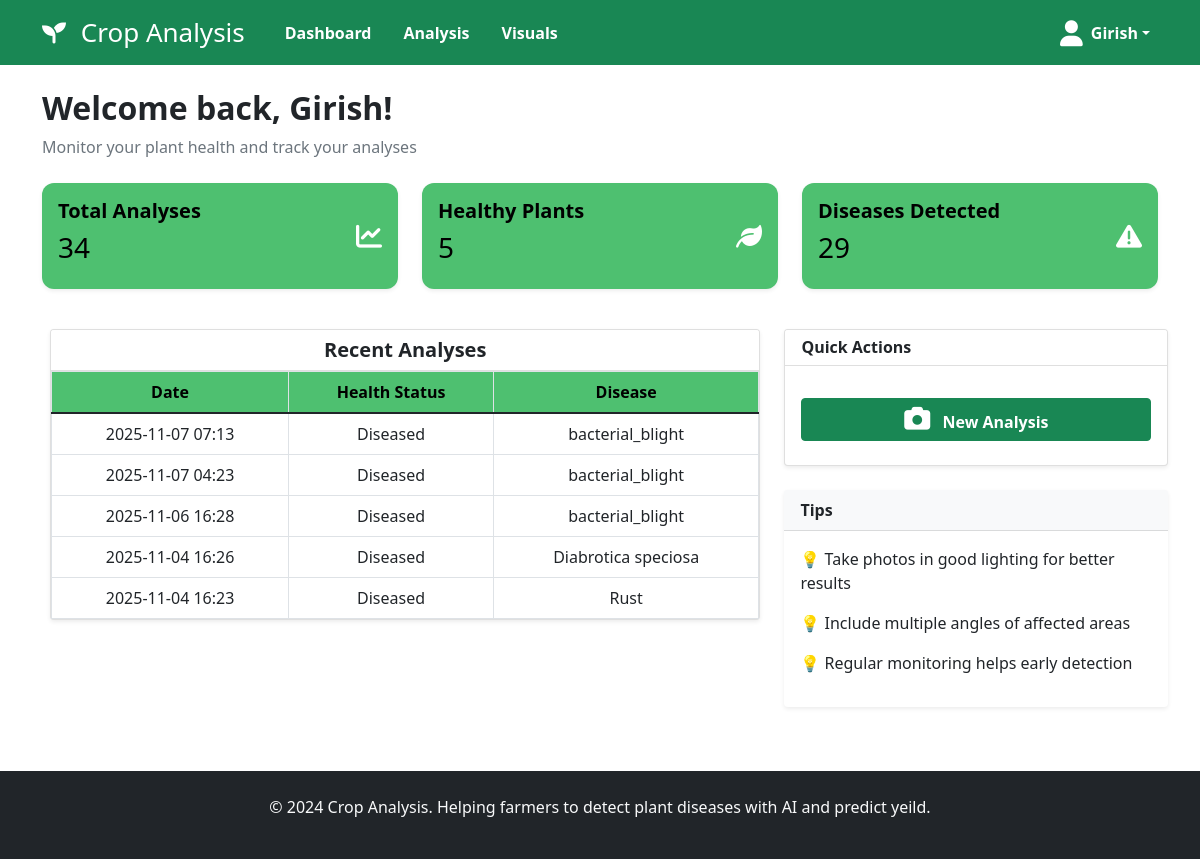
Page /dashboard (signed in) on the earlier database version.
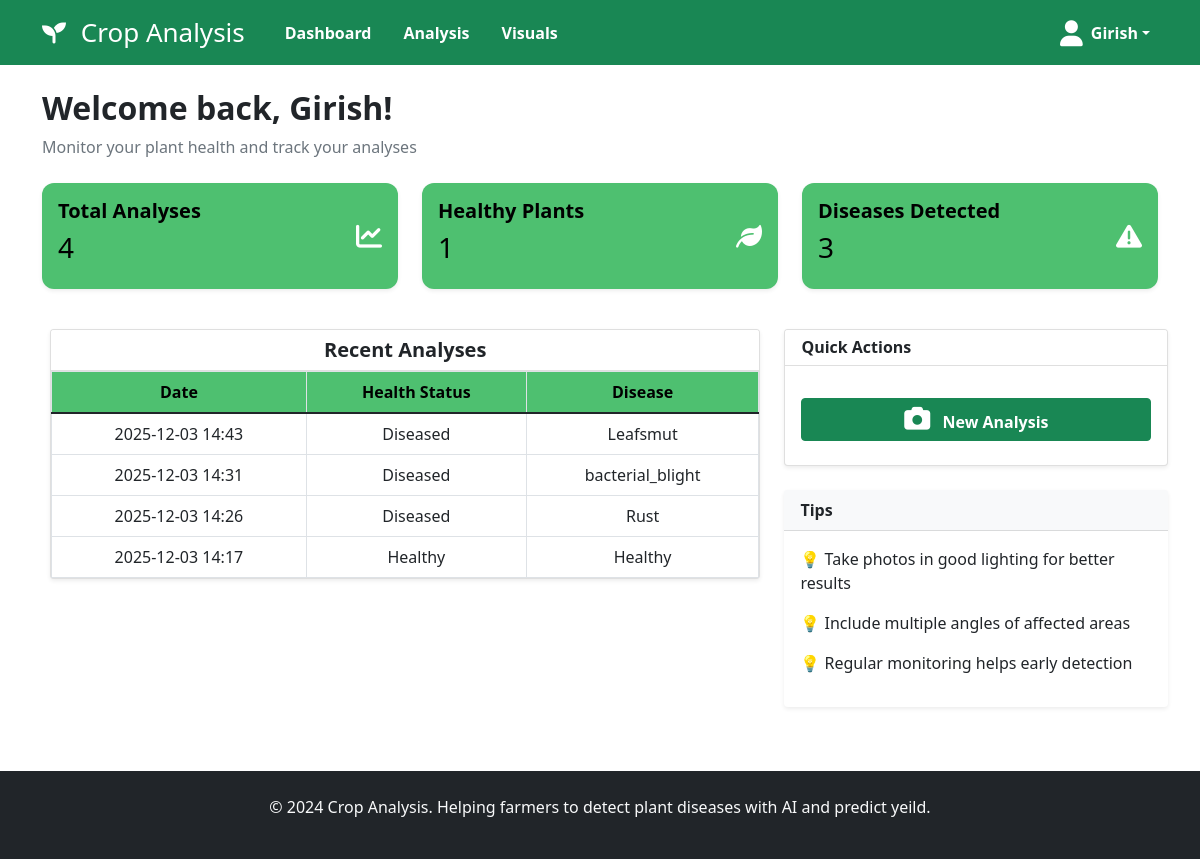
Same page on the later database version.
### app.py (models this page shows)
class User(UserMixin, db.Model):
    id = db.Column(db.Integer, primary_key=True)
    username = db.Column(db.String(80), unique=True, nullable=False)
    email = db.Column(db.String(120), unique=True, nullable=False)
    password_hash = db.Column(db.String(200), nullable=False)
    analyses = db.relationship("CropData", backref="user", lazy=True)

class CropData(db.Model):
    id = db.Column(db.Integer, primary_key=True)
    crop_type = db.Column(db.String(50), nullable=False)
    disease_status = db.Column(db.Integer, nullable=False)
    disease_name = db.Column(db.String(100), nullable=True)
    yield_prediction = db.Column(db.String(100), nullable=True)
    created_at = db.Column(db.DateTime, default=datetime.utcnow)
    user_id = db.Column(db.Integer, db.ForeignKey('user.id'))

### app.py (the view)
@app.route('/dashboard')
@login_required
def dashboard():
    analyses = (CropData.query
                .filter_by(user_id=current_user.id)
                .order_by(CropData.created_at.desc())
                .all())
    total_analyses = len(analyses)
    healthy_plants = sum(1 for a in analyses if a.disease_status == 0)
    diseases_detected = total_analyses - healthy_plants
    recent_analyses = analyses[:5]
    return render_template('dashboard.html',
                           username=current_user.username,
                           total_analyses=total_analyses,
                           healthy_plants=healthy_plants,
                           diseases_detected=diseases_detected,
                           recent_analyses=recent_analyses)

### app.py (called while the page is built)
@login_manager.user_loader
def load_user(user_id):
    return db.session.get(User, int(user_id))

### templates/dashboard.html (shortened to what this page needs)
<!DOCTYPE html>
<html lang="en">
  <head>
    <link
      href="https://cdn.jsdelivr.net/npm/bootstrap@5.1.3/dist/css/bootstrap.min.css"
      rel="stylesheet"
    />
    <link
      href="https://cdnjs.cloudflare.com/ajax/libs/font-awesome/6.0.0/css/all.min.css"
      rel="stylesheet"
    />
    <link
      rel="stylesheet"
      href="{{ url_for('static', filename='css/style.css') }}"
    />
  </head>
  <body>
    <nav class="navbar navbar-expand-lg navbar-dark bg-success">
      <div class="container">
        <a class="navbar-brand" href="#">
          <i
            class="fa-solid fa-seedling"
            style="font-size: 24px; color: white; margin-right: 8px"
          ></i>
          Crop Analysis
        </a>
        <div class="collapse navbar-collapse" id="navbarNav">
          <ul class="navbar-nav ms-3 flex-lg-row">
            <li class="nav-item me-lg-3">
              <a class="nav-link custome-link" href="{{ url_for('dashboard') }}"
                >Dashboard</a
              >
            </li>
            <li class="nav-item me-lg-3">
              <a class="nav-link custome-link" href="{{ url_for('analyze') }}"
                >Analysis</a
              >
            </li>
            <li class="nav-item">
              <a class="nav-link custome-link" href="{{ url_for('visualize_yield') }}">Visuals</a>
            </li>
          </ul>
          <ul class="navbar-nav ms-auto">
            <li class="nav-item dropdown">
              <a
                class="nav-link dropdown-toggle d-flex align-items-center"
                href="#"
                id="userDropdown"
                role="button"
                data-bs-toggle="dropdown"
                aria-expanded="false"
              >
                <i class="fa-solid fa-user me-2"></i>
                <span id="username"> {{ username }}</span>
              </a>
            </li>
          </ul>
        </div>
      </div>
    </nav>
    <div class="container mt-4">
      <h2 class="fw-bold">
        Welcome back, <span id="username">{{ username }}</span>!
      </h2>
      <p class="text-muted">
        Monitor your plant health and track your analyses
      </p>
      <div class="row mt-4">
        <div class="col-md-4 mb-3">
          <div
            class="card shadow-sm border-0"
            style="background-color: #4ec070; color: black; border-radius: 12px"
          >
            <div
              class="card-body d-flex justify-content-between align-items-center"
            >
              <div>
                <h5 class="fw-bold">Total Analyses</h5>
                <h3>{{ total_analyses }}</h3>
              </div>
              <i class="fa-solid fa-chart-line fa-2x"></i>
            </div>
          </div>
        </div>
        <div class="col-md-4 mb-3">
          <div
            class="card shadow-sm border-0"
            style="background-color: #4ec070; color: black; border-radius: 12px"
          >
            <div
              class="card-body d-flex justify-content-between align-items-center"
            >
              <div>
                <h5 class="fw-bold">Healthy Plants</h5>
                <h3>{{ healthy_plants }}</h3>
              </div>
              <i class="fa-solid fa-leaf fa-2x"></i>
            </div>
          </div>
        </div>
        <div class="col-md-4 mb-3">
          <div
            class="card shadow-sm border-0"
            style="background-color: #4ec070; color: black; border-radius: 12px"
          >
            <div
              class="card-body d-flex justify-content-between align-items-center"
            >
              <div>
                <h5 class="fw-bold">Diseases Detected</h5>
                <h3>{{ diseases_detected }}</h3>
              </div>
              <i class="fa-solid fa-triangle-exclamation fa-2x"></i>
            </div>
          </div>
        </div>
      </div>
    </div>
    <div class="row mt-4">
      <div class="col-md-8" style="width: 60%; margin-left: 50px">
        <div class="card shadow-sm mb-4">
          <div class="card-header bg-white">
            <h5 class="mb-0 fw-bold align-middle text-center">
              Recent Analyses
            </h5>
          </div>
          <div class="card-body p-0">
            <table class="table table-bordered m-0 text-center align-middle">
              <thead style="background-color: #4ec070; color: black">
                <tr class="fw-bold">
                  <th>Date</th>
                  <th>Health Status</th>
                  <th>Disease</th>
                </tr>
              </thead>
              <tbody>
                {% for analysis in recent_analyses %}
                <tr>
                  <td>{{ analysis.created_at.strftime('%Y-%m-%d %H:%M') }}</td>
                  <td>
                    {{ 'Healthy' if analysis.disease_status == 0 else 'Diseased'
                    }}
                  </td>
                  <td>
                    {{ analysis.disease_name if analysis.disease_name else
                    'None' }}
                  </td>
                </tr>
                {% endfor %}
              </tbody>
            </table>
          </div>
        </div>
      </div>
      <div class="col-md-4 mb-3">
        <div class="card shadow-sm mb-4">
          <div class="card-header bg-white py-2">
            <h6 class="mb-0 fw-bold">Quick Actions</h6>
          </div>
          <div class="card-body">
            <a
              href="{{ url_for('analyze') }}"
              class="btn btn-success w-100 mb-2 fw-bold mt-3"
            >
              <i
                class="fa-solid fa-camera fa-2x me-lg-2"
                style="color: #fff"
              ></i>
              New Analysis
            </a>
          </div>
        </div>
        <div class="card shadow-sm border-0">
          <div class="card-header fw-bold" style="background-color: #f8f9fa">
            Tips
          </div>
          <div class="card-body">
            <p>💡 Take photos in good lighting for better results</p>
            <p>💡 Include multiple angles of affected areas</p>
            <p>💡 Regular monitoring helps early detection</p>
          </div>
        </div>
      </div>
    </div>
    <footer class="bg-dark text-light mt-5 py-4">
      <div class="container text-center">
        <p>
          &copy; 2024 Crop Analysis. Helping farmers to detect plant diseases
          with AI and predict yeild.
        </p>
      </div>
    </footer>
  </body>
</html>

### static/css/style.css (style rules this page uses)
.fa-solid, .navbar-brand { color: #fff; transition: 0.3s color; font-size: 26px; }
.navbar .nav-item .nav-link { color: #ffffff !important; font-weight: 600; transition: 0.3s ease; }
.nav-link { color: #fff; font-weight: 500; position: relative; }
.nav-link::before { content:""; position: absolute; bottom: 0; left: 50%; transform: translateX(-50%); width: 0; height: 2px; background-color: #fff; visibility: hidden; transition: 0.3s ease-in-out; }
.card { transition: transform 0.3s ease, box-shadow 0.3s ease; }
.card-body i { transition: transform 0.3s ease, color 0.3s ease; }

Differences in the rows shown:
removed CropData: created_at "2025-11-07 07:13", disease_status "Diseased", disease_name "bacterial_blight"
removed CropData: created_at "2025-11-07 04:23", disease_status "Diseased", disease_name "bacterial_blight"
removed CropData: created_at "2025-11-06 16:28", disease_status "Diseased", disease_name "bacterial_blight"
removed CropData: created_at "2025-11-04 16:26", disease_status "Diseased", disease_name "Diabrotica speciosa"
removed CropData: created_at "2025-11-04 16:23", disease_status "Diseased", disease_name "Rust"
now on this page (row edited): CropData: created_at "2025-12-03 14:43", disease_status "Diseased", disease_name "Leafsmut"
now on this page (row edited): CropData: created_at "2025-12-03 14:31", disease_status "Diseased", disease_name "bacterial_blight"
now on this page (row edited): CropData: created_at "2025-12-03 14:26", disease_status "Diseased", disease_name "Rust"
now on this page (row edited): CropData: created_at "2025-12-03 14:17", disease_status "Healthy", disease_name "Healthy"
Other differences:
{{ total_analyses }}: "34" → "4"
{{ healthy_plants }}: "5" → "1"
{{ diseases_detected }}: "29" → "3"
